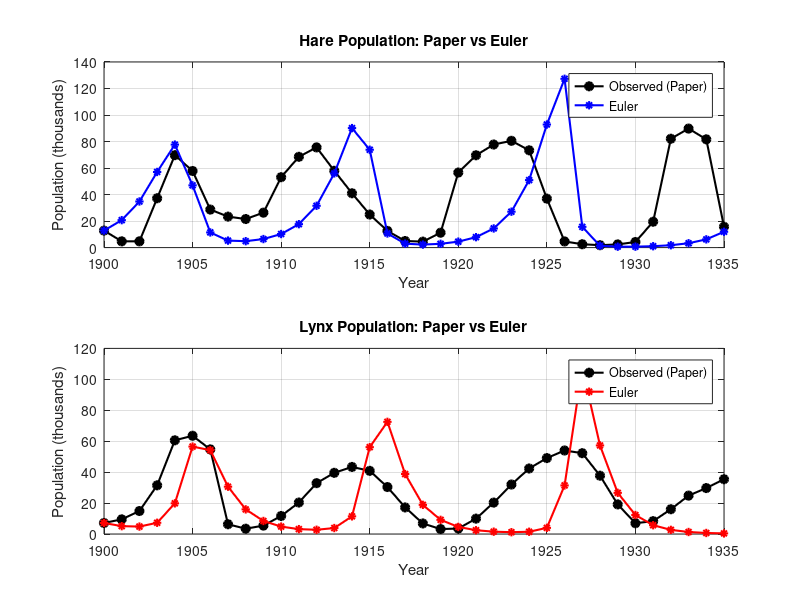
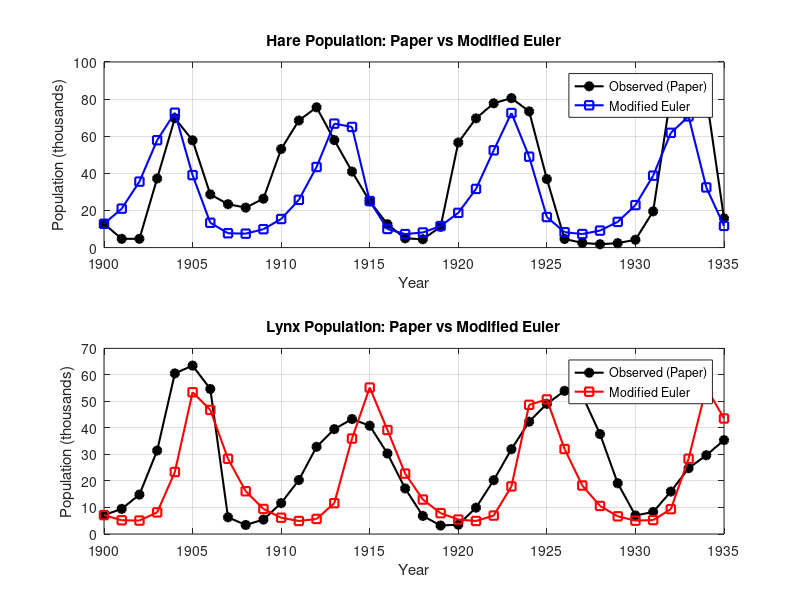
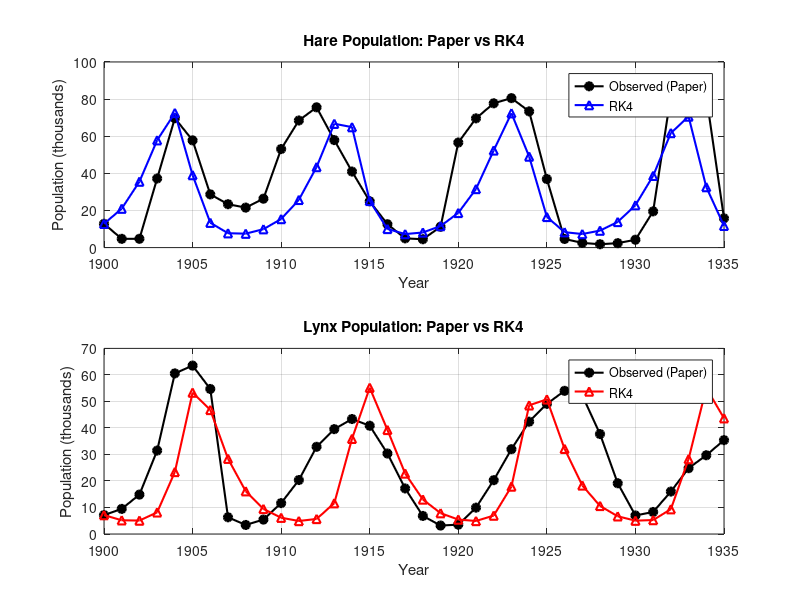
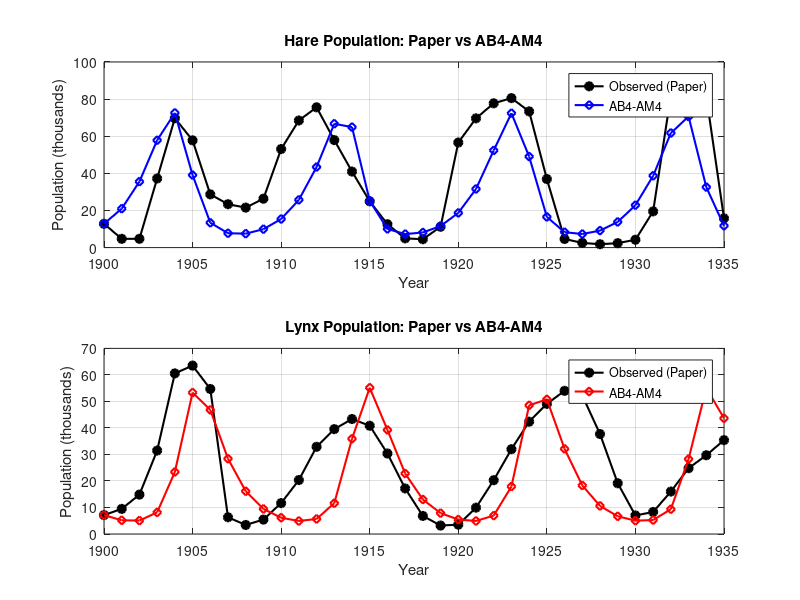

Here is the MATLAB script that generated these plots, in order:
clear; clc;

% Explicit Euler for the Lotka-Volterra system
% dx/dt = alpha*x - beta*x*y
% dy/dt = delta*x*y - gamma*y

% Parameters from paper Eq. (12)
alpha = 0.6923;
beta  = 0.0333;
gamma = 0.7627;
delta = 0.02684;

% Observed paper data (1900 to 1935)
years = (1900:1935)';
hares_obs = [ ...
    12.82; 4.72; 4.73; 37.22; 69.72; 57.78; 28.68; 23.37; 21.54; 26.34; ...
    53.10; 68.48; 75.58; 57.92; 40.97; 24.95; 12.59; 4.97; 4.50; 11.21; ...
    56.60; 69.63; 77.74; 80.53; 73.38; 36.93; 4.64; 2.54; 1.80; 2.39; ...
    4.23; 19.52; 82.11; 89.76; 81.66; 15.76 ...
];
lynx_obs = [ ...
    7.13; 9.47; 14.86; 31.47; 60.57; 63.51; 54.70; 6.30; 3.41; 5.44; ...
    11.65; 20.35; 32.88; 39.55; 43.36; 40.83; 30.36; 17.18; 6.82; 3.19; ...
    3.52; 9.94; 20.30; 31.99; 42.36; 49.08; 53.99; 52.25; 37.70; 19.14; ...
    6.98; 8.31; 16.01; 24.82; 29.70; 35.40 ...
];

% Time setup: small step for stability, then sample at each year
h = 0.1;
total_years = years(end) - years(1);
N = round(total_years/h);

% LV RHS (defined once and reused by all methods)
f1 = @(t,y1,y2) alpha*y1 - beta*y1*y2;   % dx/dt
f2 = @(t,y1,y2) delta*y1*y2 - gamma*y2;  % dy/dt

% Storage: Explicit Euler
x_euler = zeros(N+1,1);  % Hares
y_euler = zeros(N+1,1);  % Lynx

% Initial values (year 1900)
x_euler(1) = 12.82;
y_euler(1) = 7.13;

% Explicit Euler
for n = 1:N
    t_n = (n-1)*h;
    x_euler(n+1) = x_euler(n) + h*f1(t_n, x_euler(n), y_euler(n));
    y_euler(n+1) = y_euler(n) + h*f2(t_n, x_euler(n), y_euler(n));
end

% Storage: Modified Euler / Heun
x_heun = zeros(N+1,1);  % Hares
y_heun = zeros(N+1,1);  % Lynx

% Initial values (year 1900)
x_heun(1) = 12.82;
y_heun(1) = 7.13;

% Modified Euler / Heun
for n = 1:N
    t_n = (n-1)*h;
    x_tilde = x_heun(n) + h*f1(t_n, x_heun(n), y_heun(n));
    y_tilde = y_heun(n) + h*f2(t_n, x_heun(n), y_heun(n));

    x_heun(n+1) = x_heun(n) + (h/2)*(f1(t_n, x_heun(n), y_heun(n)) + f1(t_n+h, x_tilde, y_tilde));
    y_heun(n+1) = y_heun(n) + (h/2)*(f2(t_n, x_heun(n), y_heun(n)) + f2(t_n+h, x_tilde, y_tilde));
end

% Storage: RK4
x_rk4 = zeros(N+1,1);  % Hares
y_rk4 = zeros(N+1,1);  % Lynx

% Initial values (year 1900)
x_rk4(1) = 12.82;
y_rk4(1) = 7.13;

% RK4
for n = 1:N
    t_n = (n-1)*h;
    y1 = x_rk4(n);
    y2 = y_rk4(n);

    k1_1 = h * f1(t_n, y1, y2);
    k1_2 = h * f2(t_n, y1, y2);

    k2_1 = h * f1(t_n + h/2, y1 + k1_1/2, y2 + k1_2/2);
    k2_2 = h * f2(t_n + h/2, y1 + k1_1/2, y2 + k1_2/2);

    k3_1 = h * f1(t_n + h/2, y1 + k2_1/2, y2 + k2_2/2);
    k3_2 = h * f2(t_n + h/2, y1 + k2_1/2, y2 + k2_2/2);

    k4_1 = h * f1(t_n + h, y1 + k3_1, y2 + k3_2);
    k4_2 = h * f2(t_n + h, y1 + k3_1, y2 + k3_2);

    x_rk4(n+1) = y1 + (k1_1 + 2*k2_1 + 2*k3_1 + k4_1)/6;
    y_rk4(n+1) = y2 + (k1_2 + 2*k2_2 + 2*k3_2 + k4_2)/6;
end

% Storage: AB4-AM4 Predictor-Corrector (single corrector)
x_abm = zeros(N+1,1);  % Hares
y_abm = zeros(N+1,1);  % Lynx

% Initial values (year 1900)
x_abm(1) = 12.82;
y_abm(1) = 7.13;

% Startup: RK4 for first 3 steps
for n = 1:3
    t_n = (n-1)*h;
    y1 = x_abm(n);
    y2 = y_abm(n);

    k1_1 = h * f1(t_n, y1, y2);
    k1_2 = h * f2(t_n, y1, y2);

    k2_1 = h * f1(t_n + h/2, y1 + k1_1/2, y2 + k1_2/2);
    k2_2 = h * f2(t_n + h/2, y1 + k1_1/2, y2 + k1_2/2);

    k3_1 = h * f1(t_n + h/2, y1 + k2_1/2, y2 + k2_2/2);
    k3_2 = h * f2(t_n + h/2, y1 + k2_1/2, y2 + k2_2/2);

    k4_1 = h * f1(t_n + h, y1 + k3_1, y2 + k3_2);
    k4_2 = h * f2(t_n + h, y1 + k3_1, y2 + k3_2);

    x_abm(n+1) = y1 + (k1_1 + 2*k2_1 + 2*k3_1 + k4_1)/6;
    y_abm(n+1) = y2 + (k1_2 + 2*k2_2 + 2*k3_2 + k4_2)/6;
end

% AB4 predictor + AM4 corrector (single pass)
for n = 4:N
    t_n = (n-1)*h;
    t_nm1 = (n-2)*h;
    t_nm2 = (n-3)*h;
    t_nm3 = (n-4)*h;
    t_np1 = n*h;

    f1_n   = f1(t_n,   x_abm(n),   y_abm(n));
    f1_nm1 = f1(t_nm1, x_abm(n-1), y_abm(n-1));
    f1_nm2 = f1(t_nm2, x_abm(n-2), y_abm(n-2));
    f1_nm3 = f1(t_nm3, x_abm(n-3), y_abm(n-3));

    f2_n   = f2(t_n,   x_abm(n),   y_abm(n));
    f2_nm1 = f2(t_nm1, x_abm(n-1), y_abm(n-1));
    f2_nm2 = f2(t_nm2, x_abm(n-2), y_abm(n-2));
    f2_nm3 = f2(t_nm3, x_abm(n-3), y_abm(n-3));

    % Predictor (AB4)
    x_pred = x_abm(n) + (h/24)*(55*f1_n - 59*f1_nm1 + 37*f1_nm2 - 9*f1_nm3);
    y_pred = y_abm(n) + (h/24)*(55*f2_n - 59*f2_nm1 + 37*f2_nm2 - 9*f2_nm3);

    % Corrector (AM4, single pass)
    x_abm(n+1) = x_abm(n) + (h/24)*(9*f1(t_np1, x_pred, y_pred) + 19*f1_n - 5*f1_nm1 + f1_nm2);
    y_abm(n+1) = y_abm(n) + (h/24)*(9*f2(t_np1, x_pred, y_pred) + 19*f2_n - 5*f2_nm1 + f2_nm2);
end

% Sample both methods at each year (0,1,2,...,35)
steps_per_year = round(1/h);
year_idx = 1:steps_per_year:(N+1);

hare_euler_yearly = x_euler(year_idx);
lynx_euler_yearly = y_euler(year_idx);
hare_heun_yearly  = x_heun(year_idx);
lynx_heun_yearly  = y_heun(year_idx);
hare_rk4_yearly   = x_rk4(year_idx);
lynx_rk4_yearly   = y_rk4(year_idx);
hare_abm_yearly   = x_abm(year_idx);
lynx_abm_yearly   = y_abm(year_idx);

% Storage: ODE45
f_ode45 = @(t, Y) [alpha*Y(1) - beta*Y(1)*Y(2); delta*Y(1)*Y(2) - gamma*Y(2)];
[~, Y_ode45] = ode45(f_ode45, years, [12.82; 7.13]);
hare_ode45_yearly = Y_ode45(:,1);
lynx_ode45_yearly = Y_ode45(:,2);

% RMSE for each method
rmse_hare_euler = sqrt(mean((hare_euler_yearly - hares_obs).^2));
rmse_lynx_euler = sqrt(mean((lynx_euler_yearly - lynx_obs).^2));

rmse_hare_heun = sqrt(mean((hare_heun_yearly - hares_obs).^2));
rmse_lynx_heun = sqrt(mean((lynx_heun_yearly - lynx_obs).^2));

rmse_hare_rk4 = sqrt(mean((hare_rk4_yearly - hares_obs).^2));
rmse_lynx_rk4 = sqrt(mean((lynx_rk4_yearly - lynx_obs).^2));

rmse_hare_abm = sqrt(mean((hare_abm_yearly - hares_obs).^2));
rmse_lynx_abm = sqrt(mean((lynx_abm_yearly - lynx_obs).^2));

rmse_hare_ode45 = sqrt(mean((hare_ode45_yearly - hares_obs).^2));
rmse_lynx_ode45 = sqrt(mean((lynx_ode45_yearly - lynx_obs).^2));

% Display combined comparison table
fprintf('Lotka-Volterra Comparison (h = %.1f)\n', h);
fprintf('Order shown: paper value, Euler value, modified Euler value, RK4 value, ABM value, ODE45 value\n\n');

fprintf(' Year   Hare_paper   Hare_euler   Hare_modified_euler   Hare_rk4   Hare_abm   Hare_ode45   Lynx_paper   Lynx_euler   Lynx_modified_euler   Lynx_rk4   Lynx_abm   Lynx_ode45\n');
fprintf('--------------------------------------------------------------------------------------------------------------------------------------------------------------------------------------\n');
for i = 1:length(years)
    fprintf('%4d   %10.2f   %10.4f   %19.4f   %9.4f   %8.4f   %10.4f   %10.2f   %10.4f   %19.4f   %9.4f   %8.4f   %10.4f\n', ...
        years(i), hares_obs(i), hare_euler_yearly(i), hare_heun_yearly(i), hare_rk4_yearly(i), hare_abm_yearly(i), hare_ode45_yearly(i), ...
        lynx_obs(i), lynx_euler_yearly(i), lynx_heun_yearly(i), lynx_rk4_yearly(i), lynx_abm_yearly(i), lynx_ode45_yearly(i));
end

% Separate RMSE comparison table
fprintf('\nRMSE Comparison Table\n');
fprintf('---------------------------------------------\n');
fprintf(' Method                 RMSE_Hare   RMSE_Lynx\n');
fprintf('---------------------------------------------\n');
fprintf(' Euler                  %9.4f   %9.4f\n', rmse_hare_euler, rmse_lynx_euler);
fprintf(' Modified Euler (Heun)  %9.4f   %9.4f\n', rmse_hare_heun, rmse_lynx_heun);
fprintf(' RK4                    %9.4f   %9.4f\n', rmse_hare_rk4, rmse_lynx_rk4);
fprintf(' AB4-AM4                %9.4f   %9.4f\n', rmse_hare_abm, rmse_lynx_abm);
fprintf(' ODE45                  %9.4f   %9.4f\n', rmse_hare_ode45, rmse_lynx_ode45);

%% Plotting

% 1. Paper vs Euler
figure('Name', 'Paper vs Euler', 'NumberTitle', 'off');
subplot(2,1,1);
plot(years, hares_obs, 'k-o', 'LineWidth', 1.5, 'MarkerFaceColor', 'k'); hold on;
plot(years, hare_euler_yearly, 'b-*', 'LineWidth', 1.5);
title('Hare Population: Paper vs Euler');
xlabel('Year'); ylabel('Population (thousands)');
legend('Observed (Paper)', 'Euler');
grid on;

subplot(2,1,2);
plot(years, lynx_obs, 'k-o', 'LineWidth', 1.5, 'MarkerFaceColor', 'k'); hold on;
plot(years, lynx_euler_yearly, 'r-*', 'LineWidth', 1.5);
title('Lynx Population: Paper vs Euler');
xlabel('Year'); ylabel('Population (thousands)');
legend('Observed (Paper)', 'Euler');
grid on;
drawnow;

% 2. Paper vs Modified Euler (Heun)
figure('Name', 'Paper vs Modified Euler', 'NumberTitle', 'off');
subplot(2,1,1);
plot(years, hares_obs, 'k-o', 'LineWidth', 1.5, 'MarkerFaceColor', 'k'); hold on;
plot(years, hare_heun_yearly, 'b-s', 'LineWidth', 1.5);
title('Hare Population: Paper vs Modified Euler');
xlabel('Year'); ylabel('Population (thousands)');
legend('Observed (Paper)', 'Modified Euler');
grid on;

subplot(2,1,2);
plot(years, lynx_obs, 'k-o', 'LineWidth', 1.5, 'MarkerFaceColor', 'k'); hold on;
plot(years, lynx_heun_yearly, 'r-s', 'LineWidth', 1.5);
title('Lynx Population: Paper vs Modified Euler');
xlabel('Year'); ylabel('Population (thousands)');
legend('Observed (Paper)', 'Modified Euler');
grid on;
drawnow;

% 3. Paper vs RK4
figure('Name', 'Paper vs RK4', 'NumberTitle', 'off');
subplot(2,1,1);
plot(years, hares_obs, 'k-o', 'LineWidth', 1.5, 'MarkerFaceColor', 'k'); hold on;
plot(years, hare_rk4_yearly, 'b-^', 'LineWidth', 1.5);
title('Hare Population: Paper vs RK4');
xlabel('Year'); ylabel('Population (thousands)');
legend('Observed (Paper)', 'RK4');
grid on;

subplot(2,1,2);
plot(years, lynx_obs, 'k-o', 'LineWidth', 1.5, 'MarkerFaceColor', 'k'); hold on;
plot(years, lynx_rk4_yearly, 'r-^', 'LineWidth', 1.5);
title('Lynx Population: Paper vs RK4');
xlabel('Year'); ylabel('Population (thousands)');
legend('Observed (Paper)', 'RK4');
grid on;
drawnow;

% 4. Paper vs AB4-AM4
figure('Name', 'Paper vs AB4-AM4', 'NumberTitle', 'off');
subplot(2,1,1);
plot(years, hares_obs, 'k-o', 'LineWidth', 1.5, 'MarkerFaceColor', 'k'); hold on;
plot(years, hare_abm_yearly, 'b-d', 'LineWidth', 1.5);
title('Hare Population: Paper vs AB4-AM4');
xlabel('Year'); ylabel('Population (thousands)');
legend('Observed (Paper)', 'AB4-AM4');
grid on;

subplot(2,1,2);
plot(years, lynx_obs, 'k-o', 'LineWidth', 1.5, 'MarkerFaceColor', 'k'); hold on;
plot(years, lynx_abm_yearly, 'r-d', 'LineWidth', 1.5);
title('Lynx Population: Paper vs AB4-AM4');
xlabel('Year'); ylabel('Population (thousands)');
legend('Observed (Paper)', 'AB4-AM4');
grid on;
drawnow;

% 5. Paper vs ODE45
figure('Name', 'Paper vs ODE45', 'NumberTitle', 'off');
subplot(2,1,1);
plot(years, hares_obs, 'k-o', 'LineWidth', 1.5, 'MarkerFaceColor', 'k'); hold on;
plot(years, hare_ode45_yearly, 'b-p', 'LineWidth', 1.5);
title('Hare Population: Paper vs ODE45');
xlabel('Year'); ylabel('Population (thousands)');
legend('Observed (Paper)', 'ODE45');
grid on;

subplot(2,1,2);
plot(years, lynx_obs, 'k-o', 'LineWidth', 1.5, 'MarkerFaceColor', 'k'); hold on;
plot(years, lynx_ode45_yearly, 'r-p', 'LineWidth', 1.5);
title('Lynx Population: Paper vs ODE45');
xlabel('Year'); ylabel('Population (thousands)');
legend('Observed (Paper)', 'ODE45');
grid on;
drawnow;

% 6. Paper vs All Methods
figure('Name', 'Paper vs All Methods', 'NumberTitle', 'off');
subplot(2,1,1);
plot(years, hares_obs, 'k-o', 'LineWidth', 1.5, 'MarkerFaceColor', 'k'); hold on;
plot(years, hare_euler_yearly, 'b-*', 'LineWidth', 1.5);
plot(years, hare_heun_yearly, 'g-s', 'LineWidth', 1.5);
plot(years, hare_rk4_yearly, 'm-^', 'LineWidth', 1.5);
plot(years, hare_abm_yearly, 'c-d', 'LineWidth', 1.5);
plot(years, hare_ode45_yearly, 'y-p', 'LineWidth', 1.5);
title('Hare Population: All Methods vs Paper');
xlabel('Year'); ylabel('Population (thousands)');
legend('Observed', 'Euler', 'Modified Euler', 'RK4', 'AB4-AM4', 'ODE45', 'Location', 'best');
grid on;

subplot(2,1,2);
plot(years, lynx_obs, 'k-o', 'LineWidth', 1.5, 'MarkerFaceColor', 'k'); hold on;
plot(years, lynx_euler_yearly, 'b-*', 'LineWidth', 1.5);
plot(years, lynx_heun_yearly, 'g-s', 'LineWidth', 1.5);
plot(years, lynx_rk4_yearly, 'm-^', 'LineWidth', 1.5);
plot(years, lynx_abm_yearly, 'c-d', 'LineWidth', 1.5);
plot(years, lynx_ode45_yearly, 'y-p', 'LineWidth', 1.5);
title('Lynx Population: All Methods vs Paper');
xlabel('Year'); ylabel('Population (thousands)');
legend('Observed', 'Euler', 'Modified Euler', 'RK4', 'AB4-AM4', 'ODE45', 'Location', 'best');
grid on;
drawnow;

% 7. Phase Cycle Plot (Hare vs Lynx)
figure('Name', 'Phase Cycle Plot: Hare vs Lynx', 'NumberTitle', 'off');
plot(hares_obs, lynx_obs, 'k-o', 'LineWidth', 1.5, 'MarkerFaceColor', 'k'); hold on;
plot(x_euler, y_euler, 'b-', 'LineWidth', 1.5);
plot(x_heun, y_heun, 'g-', 'LineWidth', 1.5);
plot(x_rk4, y_rk4, 'm-', 'LineWidth', 1.5);
plot(x_abm, y_abm, 'c-', 'LineWidth', 1.5);

% For ODE45, evaluate smoothly over the full time range
[~, Y_ode45_fine] = ode45(f_ode45, [years(1) years(end)], [12.82; 7.13]);
plot(Y_ode45_fine(:,1), Y_ode45_fine(:,2), 'y-', 'LineWidth', 1.5);

title('Phase Cycle Plot: Hare vs Lynx Populations');
xlabel('Hare Population (thousands)');
ylabel('Lynx Population (thousands)');
legend('Observed', 'Euler', 'Modified Euler', 'RK4', 'AB4-AM4', 'ODE45', 'Location', 'best');
grid on;
drawnow;
